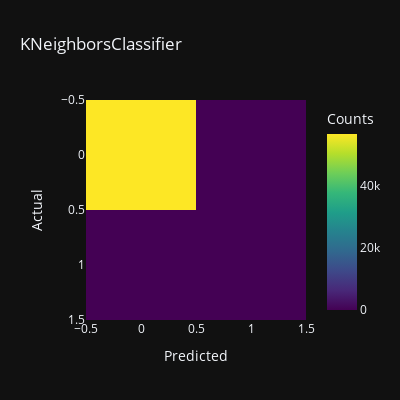
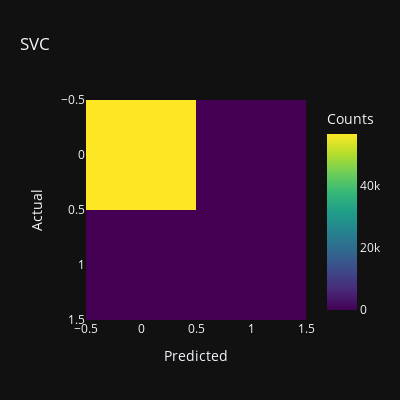
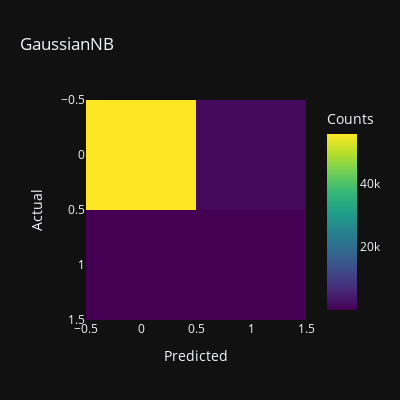
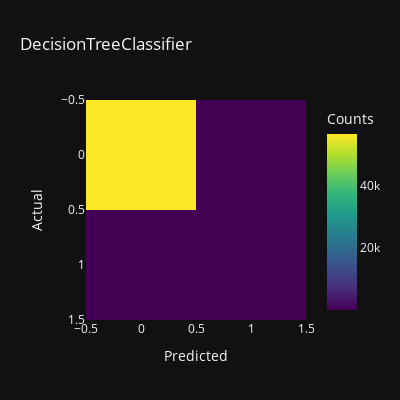

Notebook code for these charts, in order:
### Markdown cell above
<h1 style="color:blue">Step 4: Model Training and Evaluation</h1>

### Code cell
# model building

knn=KNeighborsClassifier()
svc=SVC()
nb=GaussianNB()
dtc=DecisionTreeClassifier()
rfc=RandomForestClassifier()
xgb=XGBClassifier()
lgb=LGBMClassifier()
gbc=GradientBoostingClassifier()
abc=AdaBoostClassifier()
lr=LogisticRegression()


models = [knn, svc, nb, dtc, rfc, xgb, lgb, gbc, abc, lr]

for model in models:
    model.fit(X_train, y_train)
    y_pred = model.predict(X_test)
    print(type(model).__name__, "Model Test Accuracy Score is: ", accuracy_score(y_test, y_pred))
    print(type(model).__name__, "Model Test F1 Score is: ", f1_score(y_test, y_pred))
    print(type(model).__name__,"Mean_absolute_error: ",mean_absolute_error(y_test, y_pred))
    print(type(model).__name__,"Mean_squared_error: ",mean_squared_error(y_test, y_pred))
    print(type(model).__name__,"Root_mean_squared_error: ",np.sqrt(mean_squared_error(y_test, y_pred)))
    print(type(model).__name__,"R2_score: ",r2_score(y_test, y_pred))
    print(type(model).__name__,"Classification_report: \n",classification_report(y_test, y_pred))
    fig=px.imshow(confusion_matrix(y_test, y_pred),color_continuous_scale="Viridis",title=type(model).__name__,
                  width=400,height=400,labels=dict(x="Predicted", y="Actual", color="Counts"),template="plotly_dark")
    fig.show()

### Figure 1 — Plotly figure (JSON) as saved in the notebook; plotly's stock layout.template omitted (floating-point values rounded to 4 significant figures)
{"data": [{"coloraxis": "coloraxis", "hovertemplate": "Predicted: %{x}<br>Actual: %{y}<br>Counts: %{z}<extra></extra>", "name": "0", "type": "heatmap", "xaxis": "x", "yaxis": "y", "z": [[56859, 5], [23, 75]]}], "layout": {"coloraxis": {"colorbar": {"title": {"text": "Counts"}}, "colorscale": [[0, "#440154"], [0.1111, "#482878"], [0.2222, "#3e4989"], [0.3333, "#31688e"], [0.4444, "#26828e"], [0.5556, "#1f9e89"], [0.6667, "#35b779"], [0.7778, "#6ece58"], [0.8889, "#b5de2b"], [1, "#fde725"]]}, "height": 400, "title": {"text": "KNeighborsClassifier"}, "width": 400, "xaxis": {"anchor": "y", "constrain": "domain", "domain": [0, 1], "scaleanchor": "y", "title": {"text": "Predicted"}}, "yaxis": {"anchor": "x", "autorange": "reversed", "constrain": "domain", "domain": [0, 1], "title": {"text": "Actual"}}}}

### Figure 2 — Plotly figure (JSON) as saved in the notebook; plotly's stock layout.template omitted (floating-point values rounded to 4 significant figures)
{"data": [{"coloraxis": "coloraxis", "hovertemplate": "Predicted: %{x}<br>Actual: %{y}<br>Counts: %{z}<extra></extra>", "name": "0", "type": "heatmap", "xaxis": "x", "yaxis": "y", "z": [[56862, 2], [37, 61]]}], "layout": {"coloraxis": {"colorbar": {"title": {"text": "Counts"}}, "colorscale": [[0, "#440154"], [0.1111, "#482878"], [0.2222, "#3e4989"], [0.3333, "#31688e"], [0.4444, "#26828e"], [0.5556, "#1f9e89"], [0.6667, "#35b779"], [0.7778, "#6ece58"], [0.8889, "#b5de2b"], [1, "#fde725"]]}, "height": 400, "title": {"text": "SVC"}, "width": 400, "xaxis": {"anchor": "y", "constrain": "domain", "domain": [0, 1], "scaleanchor": "y", "title": {"text": "Predicted"}}, "yaxis": {"anchor": "x", "autorange": "reversed", "constrain": "domain", "domain": [0, 1], "title": {"text": "Actual"}}}}

### Figure 3 — Plotly figure (JSON) as saved in the notebook; plotly's stock layout.template omitted (floating-point values rounded to 4 significant figures)
{"data": [{"coloraxis": "coloraxis", "hovertemplate": "Predicted: %{x}<br>Actual: %{y}<br>Counts: %{z}<extra></extra>", "name": "0", "type": "heatmap", "xaxis": "x", "yaxis": "y", "z": [[55620, 1244], [18, 80]]}], "layout": {"coloraxis": {"colorbar": {"title": {"text": "Counts"}}, "colorscale": [[0, "#440154"], [0.1111, "#482878"], [0.2222, "#3e4989"], [0.3333, "#31688e"], [0.4444, "#26828e"], [0.5556, "#1f9e89"], [0.6667, "#35b779"], [0.7778, "#6ece58"], [0.8889, "#b5de2b"], [1, "#fde725"]]}, "height": 400, "title": {"text": "GaussianNB"}, "width": 400, "xaxis": {"anchor": "y", "constrain": "domain", "domain": [0, 1], "scaleanchor": "y", "title": {"text": "Predicted"}}, "yaxis": {"anchor": "x", "autorange": "reversed", "constrain": "domain", "domain": [0, 1], "title": {"text": "Actual"}}}}

### Figure 4 — Plotly figure (JSON) as saved in the notebook; plotly's stock layout.template omitted (floating-point values rounded to 4 significant figures)
{"data": [{"coloraxis": "coloraxis", "hovertemplate": "Predicted: %{x}<br>Actual: %{y}<br>Counts: %{z}<extra></extra>", "name": "0", "type": "heatmap", "xaxis": "x", "yaxis": "y", "z": [[56832, 32], [20, 78]]}], "layout": {"coloraxis": {"colorbar": {"title": {"text": "Counts"}}, "colorscale": [[0, "#440154"], [0.1111, "#482878"], [0.2222, "#3e4989"], [0.3333, "#31688e"], [0.4444, "#26828e"], [0.5556, "#1f9e89"], [0.6667, "#35b779"], [0.7778, "#6ece58"], [0.8889, "#b5de2b"], [1, "#fde725"]]}, "height": 400, "title": {"text": "DecisionTreeClassifier"}, "width": 400, "xaxis": {"anchor": "y", "constrain": "domain", "domain": [0, 1], "scaleanchor": "y", "title": {"text": "Predicted"}}, "yaxis": {"anchor": "x", "autorange": "reversed", "constrain": "domain", "domain": [0, 1], "title": {"text": "Actual"}}}}
